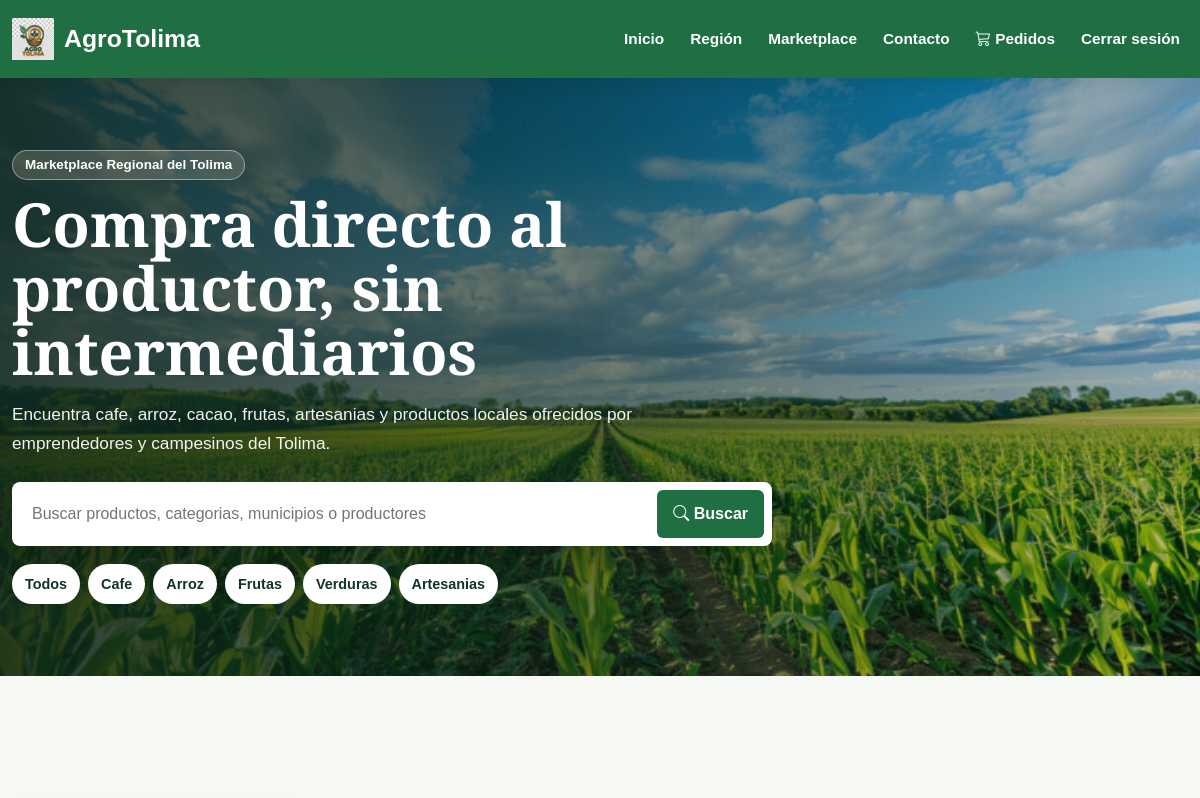
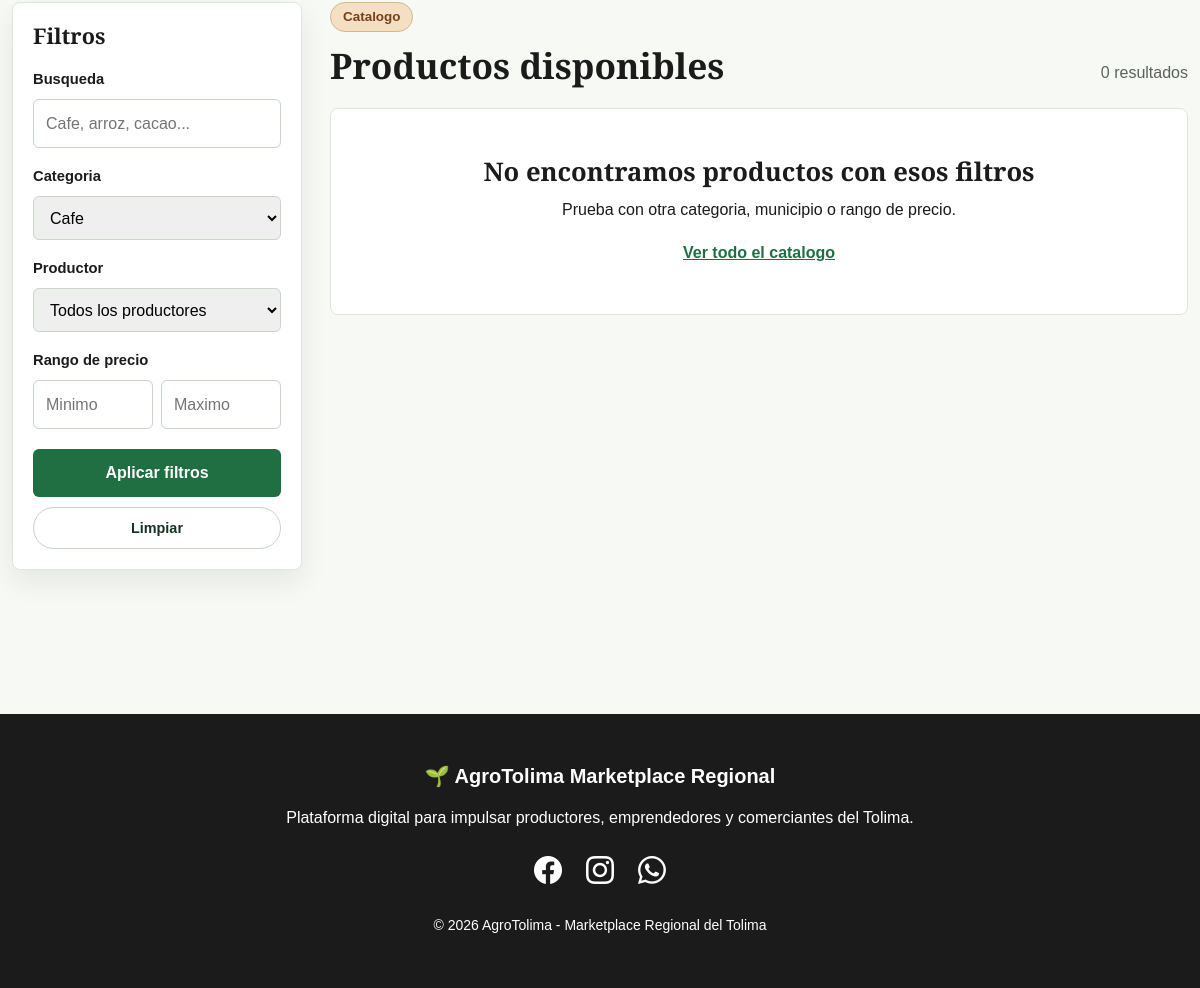
/tienda/?categoria=1 (signed in), run on the app's committed database (2 pictures, top to bottom).
### tienda/models.py (models this page shows, shortened)
class CategoriaProducto(models.Model):
    nombre = models.CharField(max_length=80)
    created = models.DateTimeField(auto_now_add=True)
    class Meta:
        verbose_name = "Categoria producto"
        verbose_name_plural = "Categorias de productos"

### tienda/views.py (the view, shortened to what this page needs)
# urls.py: path('tienda/', include('tienda.urls')),
def tienda(request):
    productos = Producto.objects.select_related(
        "categoria",
        "productor"
    ).all()
    categorias = CategoriaProducto.objects.all()
    productores = Productor.objects.all()
    busqueda = request.GET.get(
        "q",
        ""
    ).strip()
    categoria_nombre = request.GET.get(
        "categoria",
        ""
    ).strip()
    productor_id = request.GET.get(
        "productor",
        ""
    ).strip()
    precio_min = request.GET.get(
        "precio_min",
        ""
    ).strip()
    precio_max = request.GET.get(
        "precio_max",
        ""
    ).strip()
    if categoria_nombre:
        productos = productos.filter(
            categoria__nombre__icontains=categoria_nombre
        )
    if productor_id:
        productos = productos.filter(
            productor_id=productor_id
        )
    if precio_min:
        productos = productos.filter(
            precio__gte=precio_min
        )
    if precio_max:
        productos = productos.filter(
            precio__lte=precio_max
        )
    return render(request, "tienda/tienda.html", {
        "productos": productos,
        "categorias": categorias,
        "productores": productores,
        "filtros": {
            "q": busqueda,
            "categoria": categoria_nombre,
            "productor": productor_id,
            "precio_min": precio_min,
            "precio_max": precio_max,
        }
    })

### TiendaGenesis/context_processors.py (called while the page is built)
def auth_settings(request):
    return {
        "GOOGLE_LOGIN_ENABLED": settings.GOOGLE_LOGIN_ENABLED,
        "EMAIL_DELIVERY_ENABLED": settings.EMAIL_DELIVERY_ENABLED,
        "CONTACT_EMAIL": settings.CONTACT_EMAIL,
    }

### tienda/templates/tienda/tienda.html (shortened to what this page needs)
{% extends "TiendaGenesisApp/base.html" %}
{% load static %}
{% load precios %}
{% block content %}
<section class="market-hero" aria-labelledby="market-title">
    <div class="container">
        <div class="market-hero__content">
            <span class="eyebrow">Marketplace Regional del Tolima</span>
            <h1 id="market-title">
                Compra directo al productor, sin intermediarios
            </h1>
            <p>
                Encuentra cafe, arroz, cacao, frutas, artesanias y productos locales
                ofrecidos por emprendedores y campesinos del Tolima.
            </p>
            <form class="market-search" method="get" action="{% url 'tienda:Tienda' %}" role="search">
                <input
                    id="buscar-producto"
                    type="search"
                    name="q"
                    value="{{ filtros.q }}"
                    placeholder="Buscar productos, categorias, municipios o productores">
                <button type="submit">
                    <i class="bi bi-search" aria-hidden="true"></i>
                    Buscar
                </button>
            </form>
            <div class="quick-categories" aria-label="Categorias destacadas">
                <a href="{% url 'tienda:Tienda' %}">Todos</a>
                {% for categoria in categorias|slice:":6" %}
                    <a href="{% url 'tienda:Tienda' %}?categoria={{ categoria.id }}">
                        {{ categoria.nombre }}
                    </a>
                {% endfor %}
            </div>
        </div>
    </div>
</section>
<section class="market-layout container" aria-label="Catalogo de productos">
    <aside class="market-filters" aria-labelledby="filters-title">
        <h2 id="filters-title">Filtros</h2>
        <form method="get" action="{% url 'tienda:Tienda' %}">
            <div class="filter-group">
                <label for="filtro-q">Busqueda</label>
                <input id="filtro-q" type="search" name="q" value="{{ filtros.q }}" placeholder="Cafe, arroz, cacao...">
            </div>
            <div class="filter-group">
                <label for="filtro-categoria">Categoria</label>
                <select id="filtro-categoria" name="categoria">
                    {% for categoria in categorias %}
                        <option value="{{ categoria.id }}" {% if filtros.categoria == categoria.id|stringformat:"s" %}selected{% endif %}>
                            {{ categoria.nombre }}
                        </option>
                    {% endfor %}
                </select>
            </div>
            <div class="filter-group">
                <label for="filtro-productor">Productor</label>
                <select id="filtro-productor" name="productor">
                    <option value="">Todos los productores</option>
                </select>
            </div>
            <div class="filter-group">
                <label>Rango de precio</label>
                <div class="price-fields">
                    <input type="number" name="precio_min" value="{{ filtros.precio_min }}" min="0" placeholder="Minimo">
                    <input type="number" name="precio_max" value="{{ filtros.precio_max }}" min="0" placeholder="Maximo">
                </div>
            </div>
            <button class="filter-submit" type="submit">Aplicar filtros</button>
            <a class="filter-clear" href="{% url 'tienda:Tienda' %}">Limpiar</a>
        </form>
    </aside>
    <div class="market-results">
        <div class="results-header">
            <div>
                <span class="eyebrow">Catalogo</span>
                <h2>Productos disponibles</h2>
            </div>
            <p>{{ productos|length }} resultado{{ productos|length|pluralize }}</p>
        </div>
        {% if productos %}
            <div class="product-grid">
                {% for producto in productos %}
                    <article class="product-card">
                        <button class="product-image image-zoom-trigger" type="button" data-image="{% if producto.imagen %}{{ producto.imagen.url }}{% else %}{% static 'TiendaGenesisApp/img/fondo-marketplace.jpg' %}{% endif %}" data-title="{{ producto.nombre }}">
                            {% if producto.imagen %}
                                <img src="{{ producto.imagen.url }}" alt="{{ producto.nombre }}">
                            {% else %}
                                <img src="{% static 'TiendaGenesisApp/img/fondo-marketplace.jpg' %}" alt="">
                            {% endif %}
                            <span class="seller-chip">
                                {{ producto.productor.nombre }}
                            </span>
                            <span class="zoom-hint">
                                <i class="bi bi-zoom-in" aria-hidden="true"></i>
                                Ampliar
                            </span>
                        </button>
                        <div class="product-body">
                            <div>
                                <p class="product-location">
                                    <i class="bi bi-geo-alt" aria-hidden="true"></i>
                                    {{ producto.productor.municipio }}, Tolima
                                </p>
                                <h3>{{ producto.nombre }}</h3>
                                <p class="product-description">
                                    {{ producto.descripcion|truncatechars:95 }}
                                </p>
                            </div>
                            <div class="product-meta">
                                <span>{{ producto.categoria.nombre }}</span>
                                {% if producto.disponible and producto.stock > 0 %}
                                    <span class="status-ok">Disponible</span>
                                {% else %}
                                    <span class="status-empty">Agotado</span>
                                {% endif %}
                            </div>
                            <div class="product-buy">
                                <strong>{{ producto.precio|precio_colombiano }}</strong>
                                <form method="post" action="{% url 'carrito:agregar_carrito' producto.id %}">
                                    {% csrf_token %}
                                    <label class="visually-hidden" for="cantidad-{{ producto.id }}">Cantidad</label>
                                    <input id="cantidad-{{ producto.id }}" type="number" name="cantidad" value="1" min="1" max="{{ producto.stock }}">
                                    <button type="submit" {% if not producto.disponible or producto.stock <= 0 %}disabled{% endif %}>
                                        <i class="bi bi-cart-plus" aria-hidden="true"></i>
                                        Agregar
                                    </button>
                                </form>
                                {% with whatsapp_url=producto|whatsapp_producto_url %}
                                    {% if whatsapp_url %}
                                        <a class="product-whatsapp" href="{{ whatsapp_url }}" target="_blank" rel="noopener">
                                            <i class="bi bi-whatsapp" aria-hidden="true"></i>
                                            Preguntar al productor
                                        </a>
                                    {% endif %}
                                {% endwith %}
                            </div>
                        </div>
                    </article>
                {% endfor %}
            </div>
        {% else %}
            <div class="empty-state">
                <h3>No encontramos productos con esos filtros</h3>
                <p>Prueba con otra categoria, municipio o rango de precio.</p>
                <a href="{% url 'tienda:Tienda' %}">Ver todo el catalogo</a>
            </div>
        {% endif %}
    </div>
</section>
{% endblock %}

### TiendaGenesisApp/static/TiendaGenesisApp/css/styles.css (style rules this page uses)
:root { --primary-color: #1f6f43; --secondary-color: #2f8f55; --light-green: #e6f2e8; --accent-color: #f2c14e; --earth-color: #7a4a24; --background-color: #f7f9f4; --text-color: #1b1b1b; --text-light: #ffffff; --shadow: 0 12px 28px rgba(17, 43, 28, 0.08); --border-radius: 8px; }
* { margin: 0; padding: 0; box-sizing: border-box; }
body { font-family: Arial, Helvetica, sans-serif; background-color: var(--background-color); color: var(--text-color); overflow-x: hidden; padding-top: 78px; line-height: 1.7; }
.container { max-width: 1280px; }
h1, h2, h3, h4 { font-family: "PT Serif", Georgia, serif; font-weight: 700; color: var(--text-color); }
h1 { font-size: clamp(2.4rem, 5vw, 4.4rem); }
h2 { font-size: clamp(2rem, 4vw, 3rem); }
p { font-size: 1rem; }
section { margin-top: 80px; margin-bottom: 80px; }
a, button, input, textarea { transition: all 0.2s ease; }
.market-hero { margin-top: 0; margin-bottom: 0; min-height: 460px; display: flex; align-items: center; background-image: linear-gradient(90deg, rgba(12, 35, 25, 0.88), rgba(12, 35, 25, 0.58), rgba(12, 35, 25, 0.22)), url("../img/fondo-marketplace.jpg"); background-position: center; background-size: cover; color: #ffffff; }
.market-hero__content { max-width: 820px; padding: 72px 0; }
.eyebrow { display: inline-flex; align-items: center; width: fit-content; margin-bottom: 12px; color: #7a3f19; background: #f4dfc3; border: 1px solid #d8b58a; border-radius: 999px; padding: 6px 12px; font-family: Arial, Helvetica, sans-serif; font-size: 0.84rem; font-weight: 700; line-height: 1.2; }
.market-hero .eyebrow { color: #ffffff; background: rgba(244, 223, 195, 0.18); border-color: rgba(255, 255, 255, 0.42); }
.market-hero h1 { max-width: 760px; margin-bottom: 16px; color: #ffffff; font-size: 3.8rem; line-height: 1.05; }
.market-hero p { max-width: 720px; margin-bottom: 24px; color: rgba(255, 255, 255, 0.94); font-family: Arial, Helvetica, sans-serif; font-size: 1.08rem; }
.market-search { display: grid; grid-template-columns: minmax(0, 1fr) auto; gap: 10px; max-width: 760px; padding: 8px; background: #ffffff; border-radius: 8px; box-shadow: 0 16px 36px rgba(0, 0, 0, 0.22); }
.market-search input, .market-filters input, .market-filters select, .product-buy input { min-height: 44px; border: 1px solid #c9d3c8; border-radius: 6px; padding: 10px 12px; font-family: Arial, Helvetica, sans-serif; }
.market-search input { border: 0; }
.market-search button, .filter-submit, .product-buy button { min-height: 44px; border: 0; border-radius: 6px; background: #1f6f43; color: #ffffff; padding: 10px 16px; font-family: Arial, Helvetica, sans-serif; font-weight: 700; }
.quick-categories { display: flex; flex-wrap: wrap; gap: 8px; margin-top: 18px; }
.quick-categories a, .filter-clear { display: inline-flex; align-items: center; min-height: 36px; border-radius: 999px; padding: 8px 13px; background: #ffffff; color: #123524; text-decoration: none; font-family: Arial, Helvetica, sans-serif; font-size: 0.9rem; font-weight: 700; }
.market-layout { display: grid; grid-template-columns: 290px minmax(0, 1fr); gap: 28px; padding-top: 44px; padding-bottom: 64px; }
.market-filters { position: sticky; top: 110px; align-self: start; margin: 0; padding: 20px; background: #ffffff; border: 1px solid #dfe6dc; border-radius: 8px; box-shadow: var(--shadow); }
.market-filters h2 { margin-bottom: 18px; font-size: 1.35rem; }
.filter-group { margin-bottom: 16px; }
.filter-group label { display: block; margin-bottom: 7px; font-family: Arial, Helvetica, sans-serif; font-size: 0.92rem; font-weight: 700; }
.market-filters input, .market-filters select { width: 100%; }
.price-fields { display: grid; grid-template-columns: 1fr 1fr; gap: 8px; }
.filter-submit { width: 100%; margin-top: 4px; }
.filter-clear { justify-content: center; width: 100%; margin-top: 10px; border: 1px solid #c9d3c8; }
.results-header { display: flex; justify-content: space-between; gap: 18px; align-items: end; margin-bottom: 22px; }
.results-header h2 { margin: 0; font-size: 2.2rem; }
.results-header p { margin: 0; color: #59645a; font-family: Arial, Helvetica, sans-serif; }
.empty-state { padding: 48px; text-align: center; background: #ffffff; border: 1px solid #dfe6dc; border-radius: 8px; }
.empty-state h3 { font-size: 1.6rem; }
.empty-state a { color: #1f6f43; font-weight: 700; }

### data on the page
CategoriaProducto: nombre "Cafe"
CategoriaProducto: nombre "Arroz"
CategoriaProducto: nombre "Frutas"
CategoriaProducto: nombre "Verduras"
CategoriaProducto: nombre "Artesanias"

### other printed values
{{ productos|length }} "0"
form field categoria "Cafe"
